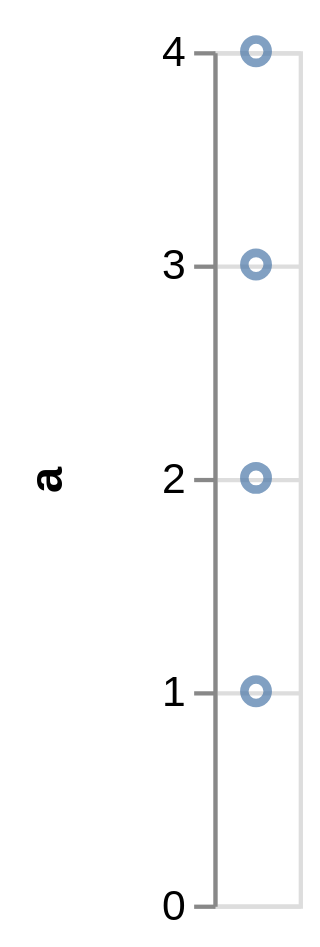

Write a Vega-Lite specification for this figure.
### Vega specification from a JSON file in a GitHub repository (floating-point values rounded to 4 significant figures)
{"$schema": "https://vega.github.io/schema/vega/v5.json", "autosize": "pad", "padding": 5, "width": 20, "height": 200, "style": "cell", "data": [{"name": "source_0", "values": "a\n1\n2\n3\n4", "format": {"type": "csv"}}], "signals": [{"name": "width", "update": "width"}], "marks": [{"name": "marks", "type": "symbol", "style": ["point"], "from": {"data": "source_0"}, "encode": {"update": {"opacity": {"value": 0.7}, "fill": [{"test": "datum[\"a\"] === null || isNaN(datum[\"a\"])", "value": null}, {"value": "transparent"}], "stroke": [{"test": "datum[\"a\"] === null || isNaN(datum[\"a\"])", "value": null}, {"value": "#4c78a8"}], "tooltip": {"signal": "{\"a\": format(datum[\"a\"], \"\")}"}, "x": {"signal": "width", "mult": 0.5}, "y": {"scale": "y", "field": "a"}}}}], "scales": [{"name": "y", "type": "linear", "domain": {"data": "source_0", "field": "a"}, "range": [{"signal": "height"}, 0], "nice": true, "zero": true}], "axes": [{"scale": "y", "orient": "left", "grid": false, "title": "a", "labelOverlap": true, "tickCount": {"signal": "ceil(height/40)"}, "zindex": 1}, {"scale": "y", "orient": "left", "grid": true, "tickCount": {"signal": "ceil(height/40)"}, "domain": false, "labels": false, "maxExtent": 0, "minExtent": 0, "ticks": false, "zindex": 0}], "config": {"axisY": {"minExtent": 30}}}
